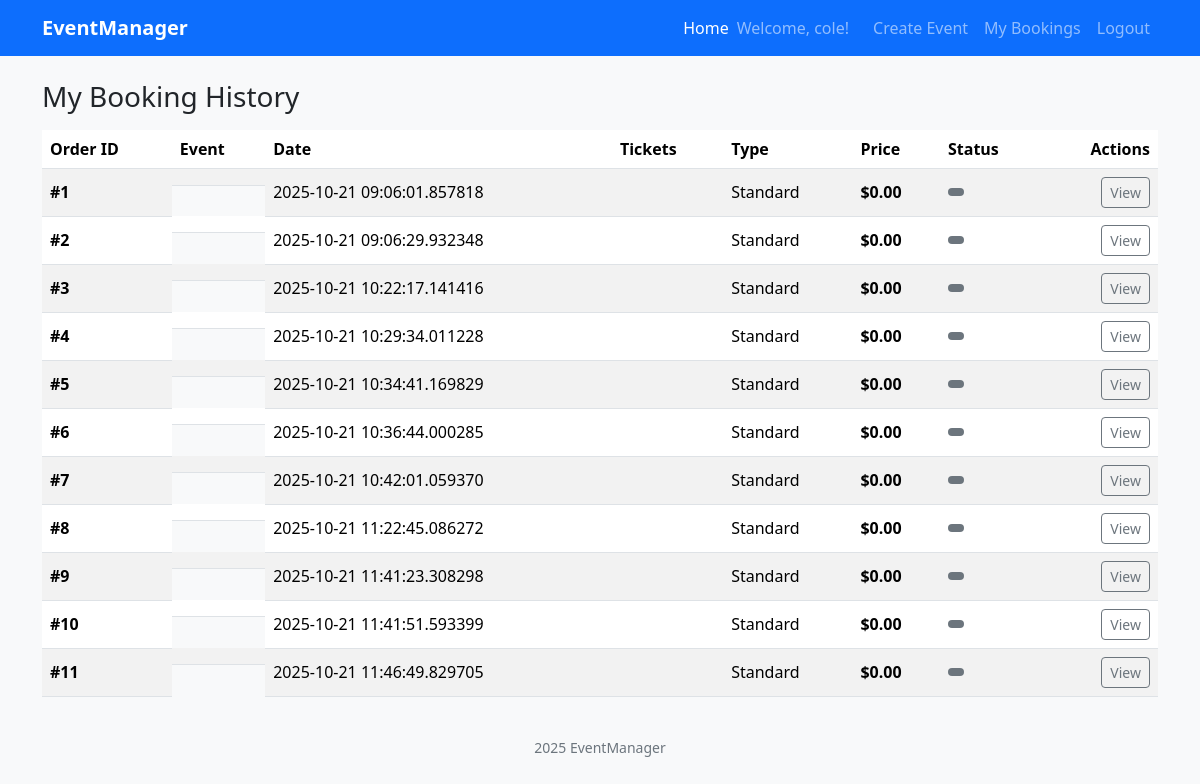
/history (signed in), run on an earlier commit of the app's database.
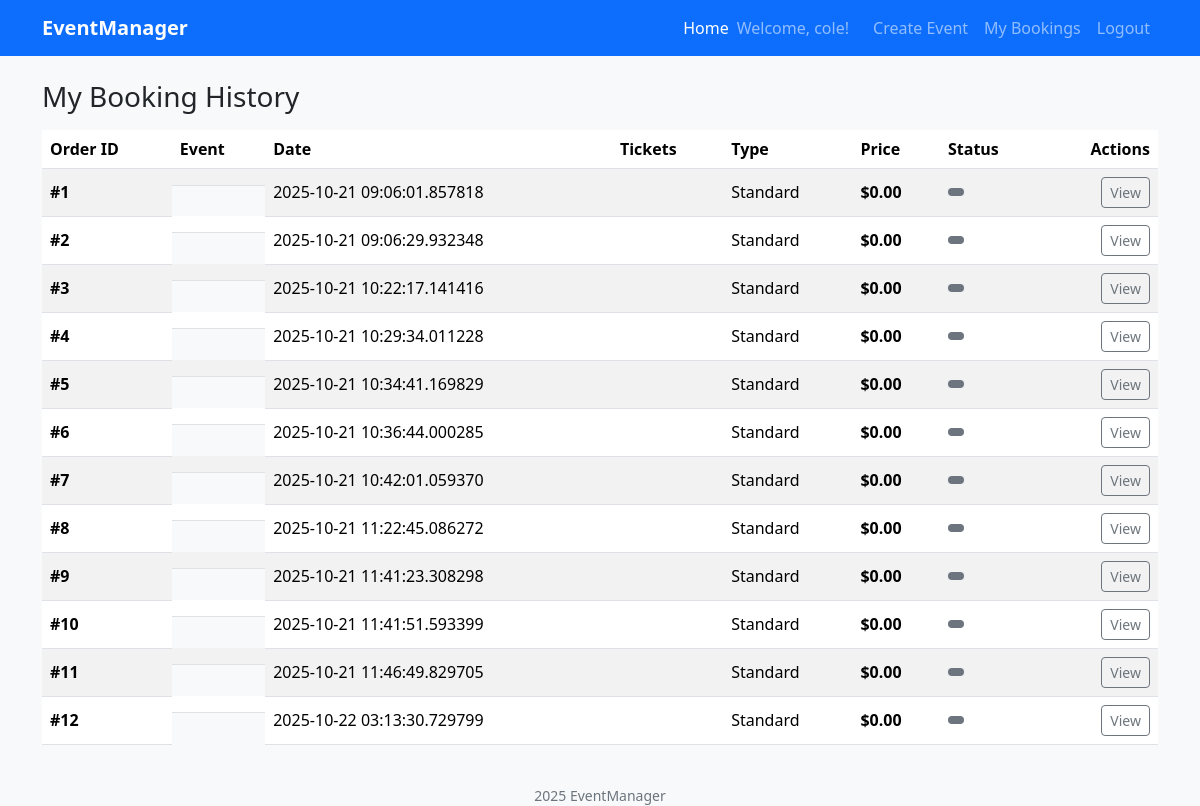
And on a later commit of the database.
### website/models.py (models this page shows)
class User(db.Model, UserMixin):
    __tablename__ = 'users'
    id = db.Column(db.Integer,primary_key=True)
    name = db.Column(db.String(100), index=True, unique=True, nullable=False)
    emailid = db.Column(db.String(100), index=True, nullable=False)
    password_hash = db.Column(db.String(255), nullable=False)
    comments = db.relationship('Comment', backref='user')
    orders = db.relationship('Order', backref='user')

class Order(db.Model):
    __tablename__ = 'order'
    id = db.Column(db.Integer, primary_key=True)
    price = db.Column(db.Integer) #needs to be adjusted
    quantity = db.Column(db.Integer)
    date = db.Column (db.DateTime, default=lambda: datetime.now(timezone.utc)) #need to be adjusted
    user_id = db.Column(db.Integer, db.ForeignKey('users.id'))
    event_id = db.Column(db.Integer, db.ForeignKey('event.id'))

### website/views.py (the view)
@main_bp.route('/history')
@login_required
def history():
    bookings = Order.query.filter_by(user_id=current_user.id).all()
    return render_template('history.html', bookings=bookings)

### website/templates/history.html (shortened to what this page needs)
{% extends 'base.html' %}
{% block content %}
<div class="container py-4">
  <div class="d-flex align-items-center justify-content-between mb-3">
    <h1 class="h3 m-0">My Booking History</h1>
  </div>
  {% if bookings and bookings|length %}
  <div class="table-responsive">
    <table class="table table-striped align-middle">
      <thead>
        <tr>
          <th scope="col">Order ID</th>
          <th scope="col">Event</th>
          <th scope="col">Date</th>
          <th scope="col">Tickets</th>
          <th scope="col">Type</th>
          <th scope="col">Price</th>
          <th scope="col">Status</th>
          <th scope="col" class="text-end">Actions</th>
        </tr>
      </thead>
      <tbody>
        {% for b in bookings %}
        <tr>
          <td><strong>#{{ b.id }}</strong></td>
          <td class="d-flex align-items-center gap-3">
          </td>
          <td>{{ b.date }}</td>
          <td>{{ b.tickets }}</td>
          <td>{{ b.ticket_type or 'Standard' }}</td>
          <td><strong>${{ "%.2f"|format(b.price or 0) }}</strong></td>
          <td>
            <span class="badge {% if b.status == 'Confirmed' %}bg-success{% elif b.status == 'Cancelled' %}bg-danger{% else %}bg-secondary{% endif %}">
            </span>
          </td>
          <td class="text-end">
            <a href="{{ url_for('main.view_booking', booking_id=b.id) }}" class="btn btn-sm btn-outline-secondary">View</a>
          </td>
        </tr>
        {% endfor %}
      </tbody>
    </table>
  </div>
  {% else %}
  <div class="text-center py-5">
    <img src="{{ url_for('static', filename='img/hero.jpg') }}" alt="" class="img-fluid rounded mb-3" style="max-width:520px">
    <p class="lead mb-3">No bookings yet.</p>
    <a class="btn btn-primary" href="{{ url_for('main.index') }}">Browse events</a>
  </div>
  {% endif %}
</div>
{% endblock %}

### website/templates/base.html (shortened to what this page needs)
<html>
<head>
    <link href="https://cdn.jsdelivr.net/npm/bootstrap@5.3.2/dist/css/bootstrap.min.css" rel="stylesheet">
    <link rel="stylesheet" href="{{ url_for('static', filename='style/style.css')}}">
</head>
<body>
    {% block header %}
<nav class="navbar navbar-expand-lg navbar-dark bg-primary">
  <div class="container">
    <a class="navbar-brand" href="{{ url_for('main.index')}}">EventManager</a>
    <div id="nav" class="collapse navbar-collapse">
      <ul class="navbar-nav ms-auto">
        <li class="nav-item"><a class="nav-link active" href="{{ url_for('main.index')}}">Home</a></li>
         {% if current_user.is_authenticated %}
         <li class="nav-item me-3 d-flex align-items-center">
           <span class="navbar-text">Welcome, {{ current_user.name }}!</span>
          </li>
         <li class="nav-item"><a class="nav-link" href="{{ url_for('main.create')}}">Create Event</a></li>
         <li class="nav-item"><a class="nav-link" href="{{ url_for('main.history')}}">My Bookings</a></li>
         <li class="nav-item"><a class="nav-link" href="{{ url_for('auth.logout')}}">Logout</a></li>
          {% else %}
         <li class="nav-item"><a class="nav-link" href="{{ url_for('auth.login')}}">Login</a></li>
          {% endif %}
      </ul>
    </div>
  </div>
</nav>
        {% endblock %}
    {% block content %}
    {% endblock %}
    <footer class="footer">
             <div class="container text-center small">2025 EventManager</div>
    </footer>
</body>
</html>

### website/static/style/style.css (style rules this page uses)
body { background-color: #f8f9fa; }
.navbar-brand { font-weight: 700; }
footer .small { color: #6c757d; }

What changed in the data, as far as the page shows it:
added Order: id "12", date "2025-10-22 03:13:30.729799", ticket_type "Standard", price "0.00"
